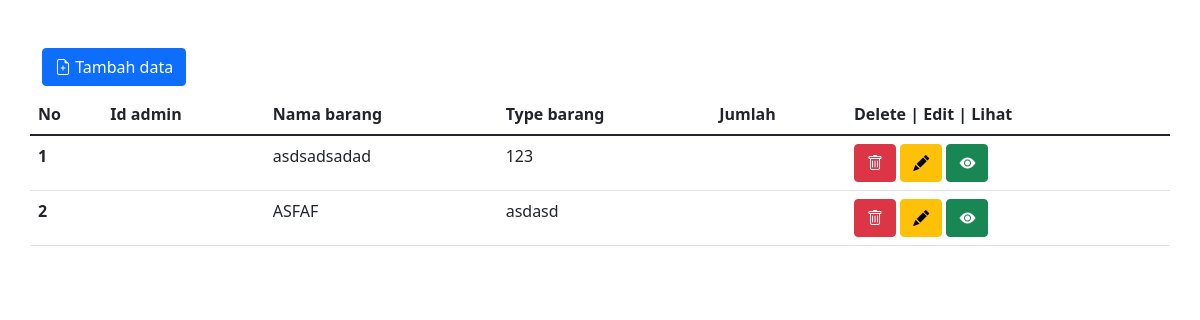
The page /barang/home.php (signed in) on the database its author committed.
### tables this page shows
CREATE TABLE `barang` (
  `id_barang` int(30) NOT NULL,
  `nama_barang` varchar(255) NOT NULL,
  `type_barang` varchar(255) NOT NULL,
  `stok` int(255) NOT NULL
);

### barang/home.php (the view, shortened to what this page needs)
<?php
require "../session.php";
?>
<!DOCTYPE html>
<html lang="en">
<head>
    <link href="https://cdn.jsdelivr.net/npm/bootstrap@5.1.3/dist/css/bootstrap.min.css" rel="stylesheet">
    <link rel="stylesheet" href="https://cdn.jsdelivr.net/npm/bootstrap-icons@1.8.1/font/bootstrap-icons.css">
</head>
<body>
<div class="container">
<div class="col mt-5 justify-content-end">
<a href="create.php" type="button" class="btn btn-primary"><i class="bi bi-file-earmark-plus"></i> Tambah data</a>
</div>
<div class="col">
  <div class="row">
    <table class="table mt-2">
      <thead>
        <tr>
          <th scope="col">No</th>
          <th scope="col">Id admin</th>
          <th scope="col">Nama barang</th>
          <th scope="col">Type barang</th>
          <th scope="col">Jumlah</th>
          <th scope="col" class="center">Delete | Edit | Lihat</th>
        </tr>
      </thead>
      <tbody>
          <?php
          $query=mysqli_query ($koneksi,"SELECT * FROM barang order by id_barang");
          $no=1;
          while($r= mysqli_fetch_array($query)){
            echo"<tr>
            <th scope='row'>$no</th>
            <td>$r[id_admin]</td>
            <td>$r[nama_barang]</td>
            <td>$r[type_barang]</td>
            <td>$r[jumlah]</td>
            <td>
            <a href='delete.php?id_barang=$r[id_barang]' button type='button' class='btn btn-danger' onclick='return confirm('Are You Sure?')'><i class='bi bi-trash'></i></a>
            <a href='edit.php?id_barang=$r[id_barang]'button type='button' class='btn btn-warning'><i class='bi bi-pencil-fill'></i></a>
            <a href='lihat.php?id_barang=$r[id_barang]'button type='button' class='btn btn-success'><i class='bi bi-eye-fill'></i></a>
            </td>
          </tr>";
          $no++;
          }
        ?>
      </tbody>
    </table>
    </div>
  </div>
</div>
</body>
</html>

### rows shown on the page
barang: nama_barang "asdsadsadad", type_barang "123"
barang: nama_barang "ASFAF", type_barang "asdasd"
